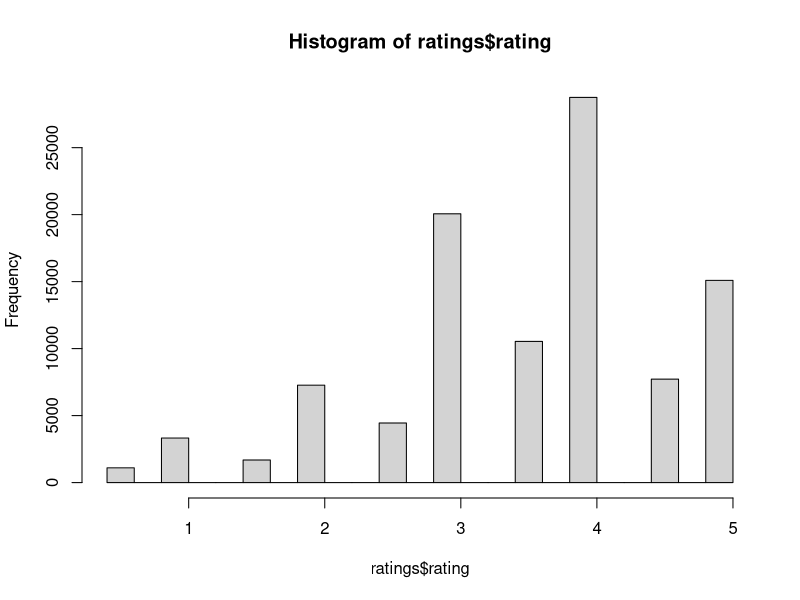

This chart was generated by the following R code:
## ---- chunk 1
knitr::opts_chunk$set(echo = TRUE)
## ---- chunk 2
setwd("/Users/abhi/Data_Science_1/Lab_2/")
ratings <- read.csv("ratings.csv")
movies <- read.csv("movie.titles.csv")
dim(ratings)
users <- unique(ratings$userId)
d <- ratings[users,]
dim(d)

#Mean
mean(ratings$rating)



#Median 
median(ratings$rating)
#Mode
Mode <- function(x) {
    ux <- unique(x)
    ux[which.max(tabulate(match(x, ux)))]
}
Mode(ratings$rating)

#Plot histogram 

hist(ratings$rating)

## ---- chunk 3
d1 <- match(ratings$movieId, movies$movieId)
d1
